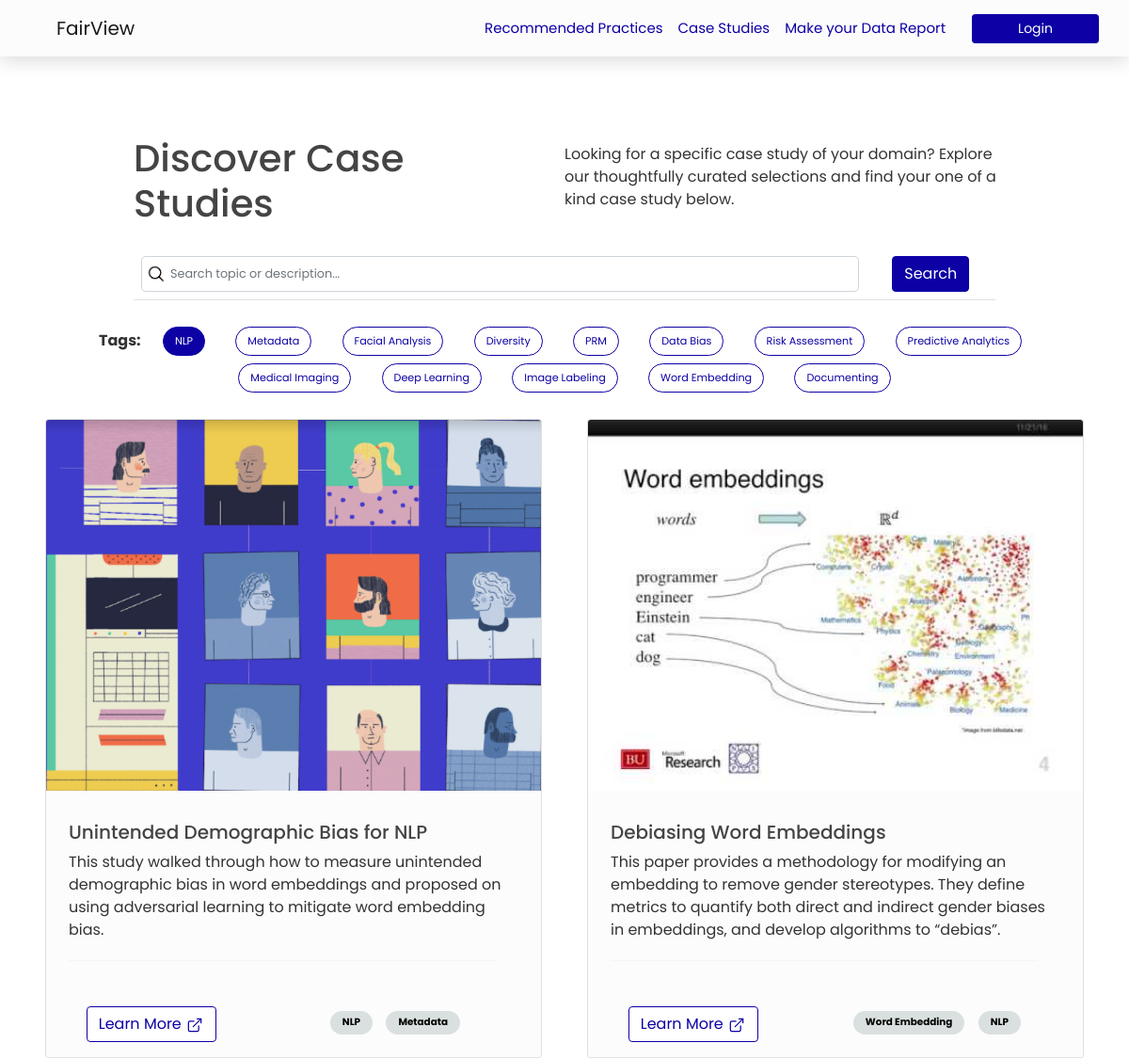
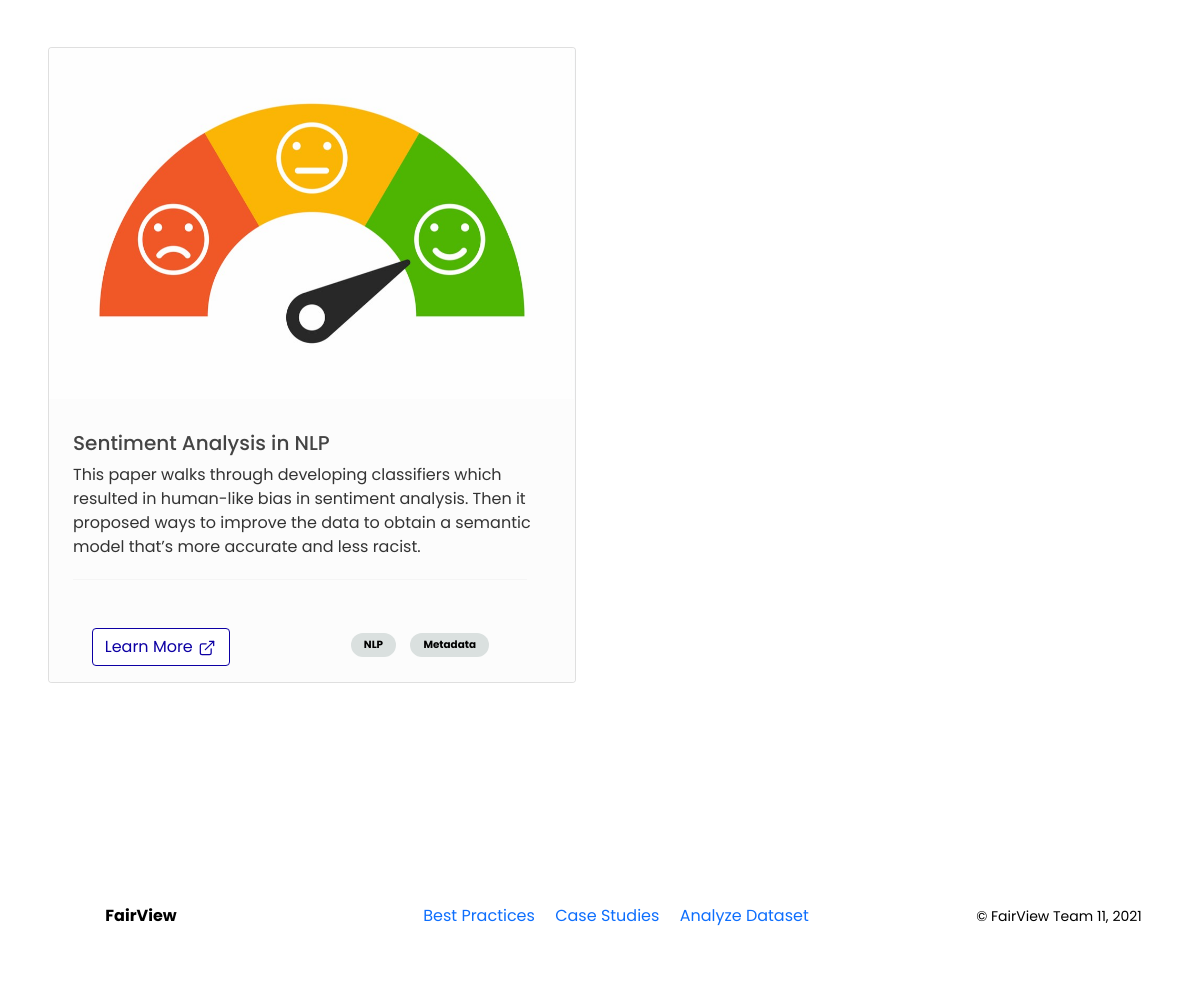
Screenshot of /case-studies?tag=NLP with the database file from the repository (2 pictures, top to bottom).
### internhacks/models.py (models this page shows, shortened)
class Tag(db.Model):
    id = db.Column(db.Integer, primary_key=True)
    name = db.Column(db.String(20), unique=True)

class Study(db.Model):
    id = db.Column(db.Integer, primary_key=True)
    topic = db.Column(db.String(40), unique=True, nullable=False)
    description = db.Column(db.String(160), nullable=False)
    external_url = db.Column(db.Text, nullable=False)
    image_url = db.Column(db.Text, nullable=False)
    created_at = db.Column(db.DateTime, nullable=False, default=datetime.utcnow)
    tags = db.relationship('Tag', secondary=StudyTags, backref=db.backref('studies'), lazy=True)

### internhacks/routes.py (the view, shortened to what this page needs)
@app.route("/case-studies", methods=["GET", "POST"])
def case_studies():
    tag_name = request.args.get('tag')
    studies = Study.query.all()
    tags = Tag.query.all()
    form = SearchForm()
    if form.search.data or tag_name:
        filtered_results = []
        for study in studies:
            if tag_name and not form.search.data:
                for tag in study.tags:
                    if tag_name == tag.name:
                        filtered_results.append(study)
        if filtered_results:
            studies = filtered_results
        else:
            flash(f"There were no matches to your search.", "warning")
    return render_template("studies.html", title="Case Studies", studies=studies, tags=tags, form=SearchForm(), tag_name=tag_name)

### internhacks/forms.py
class SearchForm(FlaskForm):
    search = StringField("", render_kw={"placeholder": "Search topic or description..."})
    submit = SubmitField("Search")

### internhacks/templates/studies.html (shortened to what this page needs)
{% extends "layout.html" %} {% block content %}
<div class="container-fluid p-5" style="padding-top: 30px;">
    <div class="row mt-5 justify-content-center">
        <div class="col-md-auto col-md-5 align-content-center my-auto">
            <h1>Discover Case Studies</h1>
        </div>
        <div class="col col-sm-12 col-md-auto col-md-5 my-auto px-0">
            <p>Looking for a specific case study of your domain? Explore our thoughtfully curated selections and find your one of a kind case study below.</p>
        </div>
    </div>
    <div class="row mt-3 justify-content-center">
        <div class="col-md-10 align-content-center">
            <form method="POST" action="/case-studies">
                <table class="table search-table">
                    <tbody>
                        <tr>
                            <td style="width:85%">
                                {{ form.search.label(class="form-control-label") }} {{ form.search(class="form-control form-control-lg search-icon") }}
                            </td>
                            <td style="width:15%">
                                <div>
                                    {{ form.submit(class="btn btn-primary btn-fairview") }}
                                </div>
                            </td>
                        </tr>
                    </tbody>
                </table>
            </form>
        </div>
    </div>
    <div class="row p-4 justify-content-center">
        <div class="col text-center">
            <ul class="tag-list">
                <li><b>Tags:</b></li>
                {% for tag in tags %} {% if tag.name == tag_name %}
                <li>
                    <a class="nav-item nav-link" href="{{ url_for('case_studies', tag=None) }}">
                        <button type="button" class="m-1 btn btn-primary btn-fairview" style="border-radius: 50rem!important;">{{ tag.name }}</button>
                    </a>
                </li>
                {% else %}
                <li>
                    <a class="nav-item nav-link" href="{{ url_for('case_studies', tag=tag.name) }}">
                        <button type="button" class="m-1 btn btn-outline-primary btn-outline-fairview" style="border-radius: 50rem!important;">{{ tag.name }}</button>
                    </a>
                </li>
                {% endif %} {% endfor %}
            </ul>
        </div>
    </div>
    <div class="row row-cols-1 row-cols-md-2 g-5">
        {% for study in studies %}
            <div class="col">
                <div class="card h-100">
                    <img src="{{ study.image_url }}" class="card-img-top" alt="{{ study.topic }}">
                    <div class="card-body p-4" style="background-color: #FCFCFC">
                        <div class="row pt-2">
                            <h5 class="card-title">{{ study.topic }}</h5>
                            <p class="card-text mb-1">{{ study.description }}</p>
                            <div class="text-center">
                                <hr class="card-line" />
                            </div>
                        </div>
                    </div>
                    <div class="card-footer" style="background-color: #FCFCFC; border-top: none;">
                        <div class="row pb-2">
                            <div class="col-5 text-center">
                                <a href="{{ study.external_url}}" target="_blank" class="card-link">
                                    <button type="button" class="btn btn-outline-primary btn-outline-fairview external-link-btn">
                                    Learn More
                                    </button>
                                </a>
                            </div>
                            <div class="col-7 text-center">
                                {% for tag in study.tags %}
                                <span class="text-white badge rounded-pill badge-tag bg-secondary">{{ tag.name }}</span> {% endfor %}
                            </div>
                        </div>
                    </div>
                </div>
            </div>
            {% endfor %}
        </div>
    </div>
     {% endblock content%}

### internhacks/templates/layout.html (shortened to what this page needs)
<!DOCTYPE html>
<html lang="en">
<head>
    <link href="https://cdn.jsdelivr.net/npm/bootstrap@5.0.2/dist/css/bootstrap.min.css" rel="stylesheet">
    <link rel="stylesheet" type="text/css" href="{{ url_for('static', filename='main.css') }}">
</head>
<body>
    <header class="site-header">
        <nav class="navbar navbar-expand-md navbar-light fixed-top navbar-fairview">
            <div class="container-fluid">
                <a class="navbar-brand ms-5" href="/">FairView</a>
                <div class="collapse navbar-collapse" id="navbarToggle">
                    <div class="navbar-nav ms-auto">
                        <a class="nav-item nav-link" href="{{ url_for('practices') }}">Recommended Practices</a>
                        <a class="nav-item nav-link" href="{{ url_for('case_studies') }}">Case Studies</a>
                        <a class="nav-item nav-link" href="{{ url_for('upload') }}">Make your Data Report</a>
                    </div>
                    <div class="navbar-nav">
                        {% if current_user.is_authenticated %}
                            <a class="nav-item nav-link" href="{{ url_for('account') }}">Account</a>
                            {% if current_user.is_admin %}
                                <a class="nav-item nav-link" href="{{ url_for('admin') }}">Admin</a>
                            {% endif %}
                            <a class="nav-item nav-link" href="{{ url_for('logout') }}">Logout</a>
                        {% else %}
                            <div class="container">
                                <a class="nav-item nav-link" href="{{ url_for('login') }}">
                                    <button type="button" class="btn btn-primary btn-fairview btn-sm px-5">
                                        Login
                                    </button>
                                </a>
                            </div>
                        {% endif %}
                    </div>
                </div>
            </div>
        </nav>
    </header>
    <div class="container-fluid pt-5 px-0 page-container">
        <div id="content-wrap">
            {% block content %}{% endblock %}
        </div>
        <footer class="nav-footer">
            <div class="row">
                <div class="col-md-3">
                    <b>FairView</b>
                </div>
                <div class="col-md-6">
                     <div id="menu-outer">
                        <div class="table">
                            <ul id="horizontal-list">
                            <li><a href="#">Best Practices</a></li>
                            <li><a href="#">Case Studies</a></li>
                            <li><a href="#">Analyze Dataset</a></li>
                            </ul>
                        </div>
                    </div>
                </div>
                <div class="col-md-3">
                    <small>© FairView Team 11, 2021</small>
                </div>
            </div>
        </footer>
    </div>
</body>
</html>

### internhacks/static/main.css (style rules this page uses)
body { background: #ffffff; color: #333333; font-family: 'Poppins', sans-serif; font-weight: 400; }
h1, h2, h3, h4, h5, h6 { color: #444444; }
.site-header .navbar-nav .nav-link { color: #0D00A4; font-size: 15px; }
.btn-fairview { background-color: #0D00A4; color: #ffffff; border-color: #0D00A4; }
.btn-outline-fairview { border-color: #0D00A4; color: #0D00A4; background-color: #ffffff; }
.page-container { position: relative; min-height: 100vh; }
#content-wrap { min-height: 100%; height: auto!important; height: 100%; padding-bottom: 8rem; }
.nav-footer { position: static; width: 100%; padding: 45px 0 15px 0; left: 0; bottom: 0; background-color: #ffffff; color: #000000; text-align: center; }
#menu-outer { height: 84px; }
.table { display: table; margin: 0 auto; }
ul#horizontal-list { list-style: none; }
ul#horizontal-list li { display: inline; }
ul#horizontal-list li a { text-decoration: none; }
.navbar-fairview { height: 60px; left: 0px; top: 0px; background: #FCFCFC; box-shadow: 0px 4px 20px rgba(0, 0, 0, 0.15); }
.search-icon { background-image: url("images/search.png"); background-size: 20px 20px; background-position: left center; background-repeat: no-repeat; padding-left: 30px; background-repeat: no-repeat; background-position-x: 5px; font-size: .8em; }
.search-table td { vertical-align: middle; text-align: center; }
.tag-list { list-style-type: none; margin: 0; padding: 0; float: left; width: 100%; }
.tag-list li, .tag-list li .nav-link { display: inline; padding: 0px 5px; }
.tag-list li .nav-link .btn-fairview, .tag-list li .nav-link .btn-outline-fairview { font-size: .7em; }
.badge-tag { color: black !important; background-color: #DAE0DF !important; padding: 7px 13px; margin: 5px; font-size: .65em; }
.card-line { width: 95%; height: 2px; color: #dedede; }

### rows the page displays
Tag: name "NLP"
Tag: name "Metadata"
Tag: name "Facial Analysis"
Tag: name "Diversity"
Tag: name "PRM"
Tag: name "Data Bias"
Tag: name "Risk Assessment"
Tag: name "Predictive Analytics"
Tag: name "Medical Imaging"
Tag: name "Deep Learning"
Tag: name "Image Labeling"
Tag: name "Word Embedding"
Tag: name "Documenting"
Study: image_url (picture), topic "Unintended Demographic Bias for NLP", description "This study walked through how to measure unintended demographic bias in word embeddings and proposed on using adversarial learning to mitigate word embedding bias."
Study: image_url (picture), topic "Debiasing Word Embeddings", description "This paper provides a methodology for modifying an embedding to remove gender stereotypes. They define metrics to quantify both direct and indirect gender biases in embeddings, and develop algorithms to “debias”."
Study: image_url (picture), topic "Sentiment Analysis in NLP", description "This paper walks through developing classifiers which resulted in human-like bias in sentiment analysis. Then it proposed ways to improve the data to obtain a semantic model that’s more accurate and less racist."
